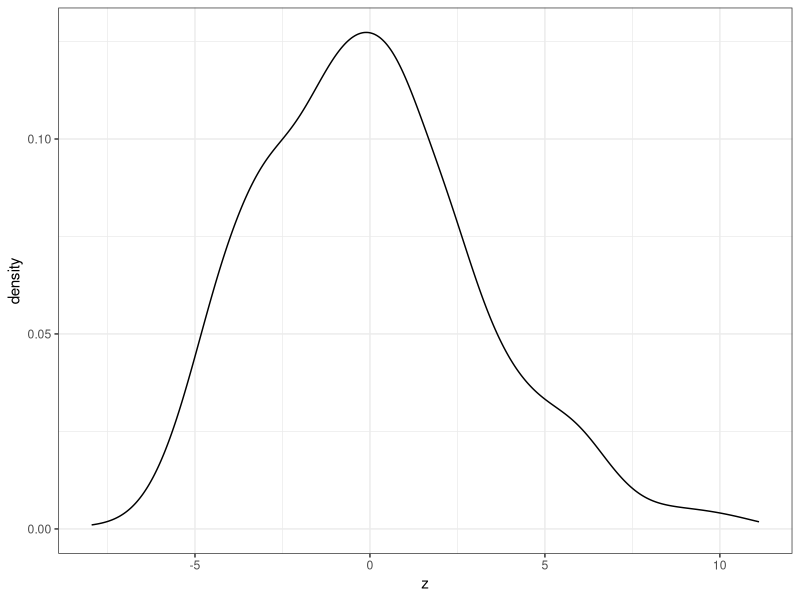
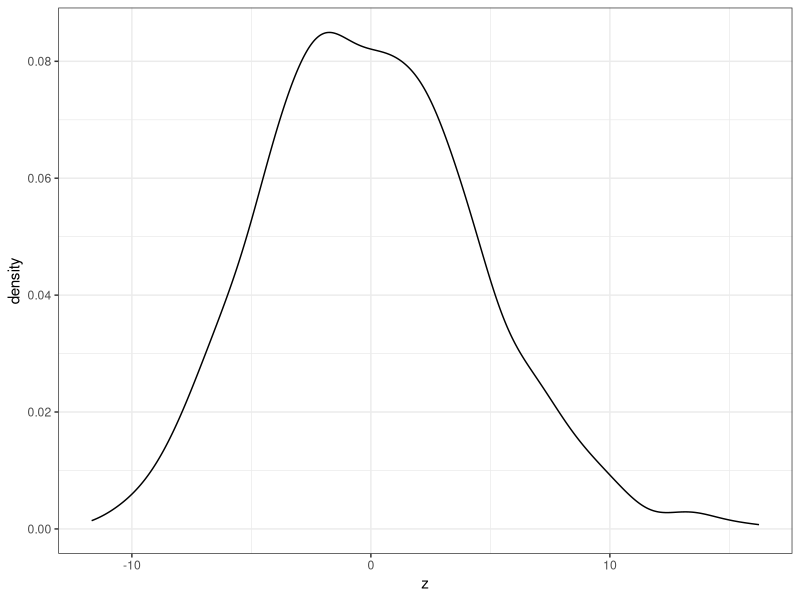
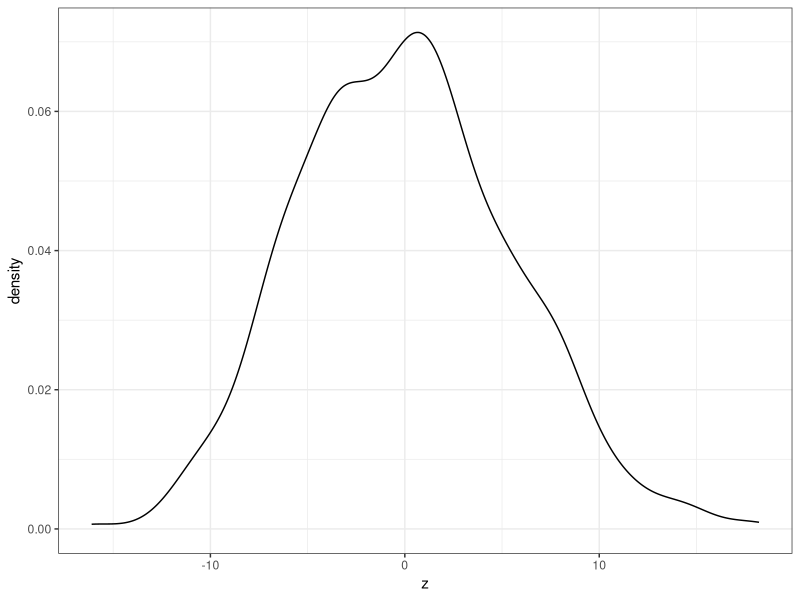
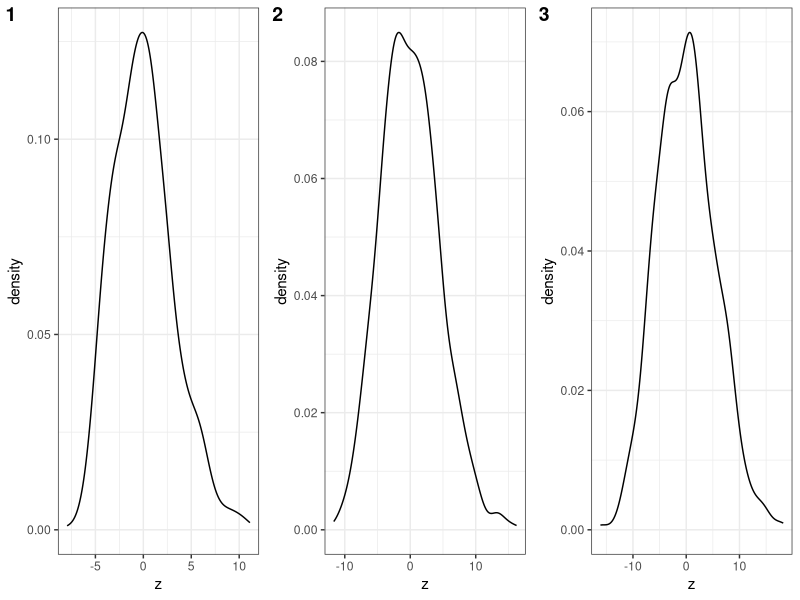

Here is the R script that generated these plots, in order:
## ---- chunk 1
knitr::opts_chunk$set(echo = FALSE)
library(tidyverse)
library(ggpubr)
## ---- chunk 2
set.seed(24)
k = 1.67
n = 10
theta = 49.98
x_bar = numeric(1000)
s = numeric(1000)
for (i in 1:1000) {
  sample = rgamma(n, shape = k, scale = theta)
  x_bar[i] = mean(sample)
  s[i] = sd(sample)
}
mean(x_bar)
sd(x_bar)
z = (x_bar - mean(x_bar))/(sd(x_bar)/sqrt(n))
df = data.frame(z = z)
## ---- chunk 3
density1 = ggplot(df, aes(x = z)) + geom_density() + theme_bw()
density1
## ---- chunk 4
s1_1 = (sd(x_bar))^2 * n; s1_1
s2_1 = sum(s^2)/1000; s2_1
## ---- chunk 5
set.seed(24)
n = 20
x_bar2 = numeric(1000)
s2 = numeric(1000)
for (i in 1:1000) {
  sample = rgamma(n, shape = k, scale = theta)
  x_bar2[i] = mean(sample)
  s2[i] = sd(sample)
}
mean(x_bar2)
sd(x_bar2)
z2 = (x_bar2 - mean(x_bar2))/(sd(x_bar2)/sqrt(n))
df2 = data.frame(z = z2)
## ---- chunk 6
density2 = ggplot(df2, aes(x = z)) + geom_density() + theme_bw()
density2
## ---- chunk 7
s1_2 = (sd(x_bar2))^2 * n; s1_2
s2_2 = sum(s2^2)/1000; s2_2
## ---- chunk 8
set.seed(24)
n = 30
x_bar3 = numeric(1000)
s3 = numeric(1000)
for (i in 1:1000) {
  sample = rgamma(n, shape = k, scale = theta)
  x_bar3[i] = mean(sample)
  s3[i] = sd(sample)
}
mean(x_bar3)
sd(x_bar3)
z3 = (x_bar3 - mean(x_bar3))/(sd(x_bar3)/sqrt(n))
df3 = data.frame(z = z3)
## ---- chunk 9
density3 = ggplot(df3, aes(x = z)) + geom_density() + theme_bw()
density3
ggarrange(density1, density2, density3,
          labels = c(1, 2, 3),
          ncol = 3, nrow = 1)
## ---- chunk 10
s1_3 = (sd(x_bar3))^2 * n; s1_3
s2_3 = sum(s3^2)/1000; s2_3
## ---- chunk 11
s1 = c(s1_1, s1_2, s1_3)
s2 = c(s2_1, s2_2, s2_3)
compare = data.frame(s1, s2)
true = k*theta^2
true
compare$'s1-true' = s1 - true
compare$'s2-true' = s2 - true
compare
